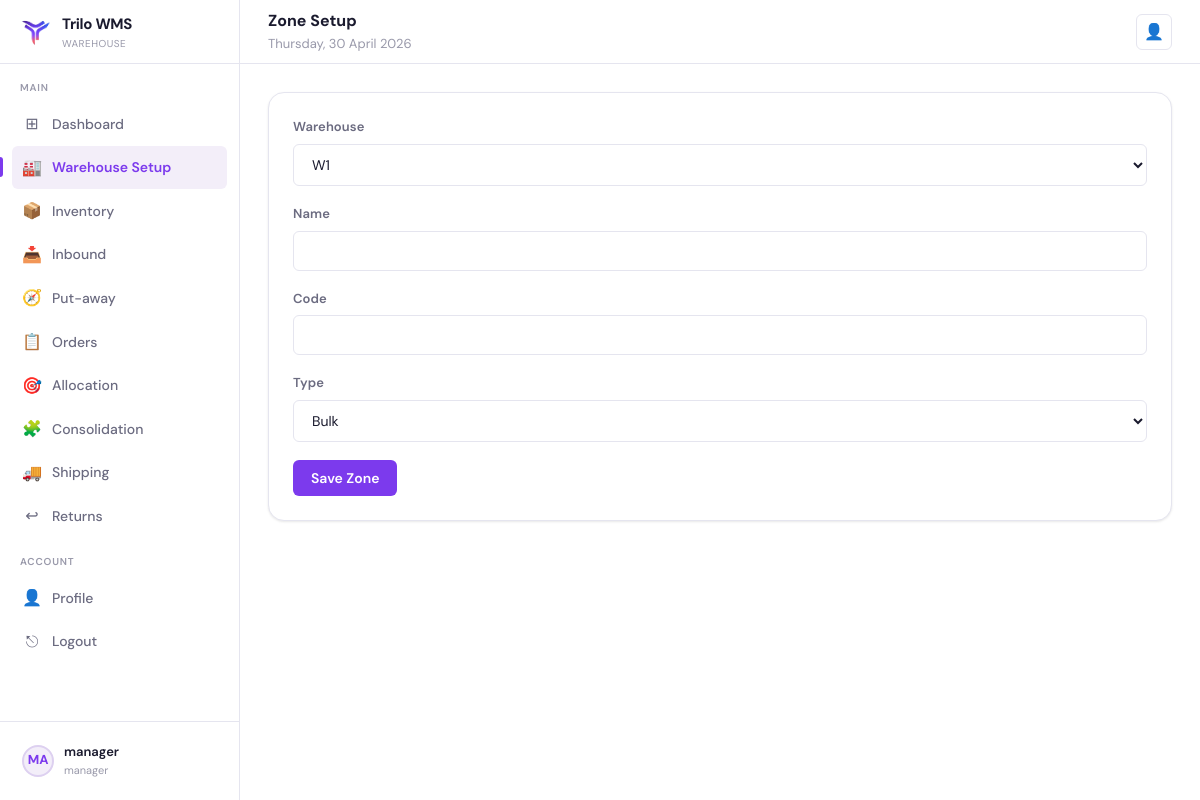
Screenshot of /warehouse/zones/ (signed in) with the database file from the repository.
### core/models.py (models this page shows, shortened)
class User(AbstractUser):
    class Role(models.TextChoices):
        ADMIN = "admin", "Admin"
        MANAGER = "manager", "Manager"
        PICKER = "picker", "Picker"
        PUTAWAY = "putaway", "Putaway"
        PACKER = "packer", "Packer"
    role = models.CharField(max_length=20, choices=Role.choices, default=Role.PICKER)
    employee_id = models.CharField(max_length=32, unique=True)
    warehouse = models.CharField(max_length=120, blank=True, null=True)
    assigned_warehouse = models.ForeignKey(
        "Warehouse",
        on_delete=models.SET_NULL,
        null=True,
        blank=True,
        related_name="workers",
    )

### core/views.py (the view, shortened to what this page needs)
# urls.py: path("warehouse/zones/", views.zone_setup, name="zone_setup"),
@login_required
@role_required("admin", "manager")
@require_http_methods(["GET", "POST"])
def zone_setup(request):
    return render(request, "warehouse/zone_setup.html", {"warehouses": Warehouse.objects.all(), "today_str": now_date_str()})

### core/utils.py (called while the page is built)
def now_date_str() -> str:
    return timezone.localdate().strftime("%A, %d %B %Y")

### core/templates/warehouse/zone_setup.html (shortened to what this page needs)
{% extends "base.html" %}
{% block header_title %}Zone Setup{% endblock %}
{% block content %}
<div class="card"><div class="card-body"><form method="post">{% csrf_token %}
<div class="form-group"><label class="form-label">Warehouse</label><select class="form-control" name="warehouse_id">{% for w in warehouses %}<option value="{{ w.id }}">{{ w.code }}</option>{% endfor %}</select></div>
<div class="form-group"><label class="form-label">Name</label><input class="form-control" name="name"></div>
<div class="form-group"><label class="form-label">Code</label><input class="form-control" name="code"></div>
<div class="form-group"><label class="form-label">Type</label><select class="form-control" name="type"><option value="bulk">Bulk</option><option value="discrete">Discrete</option></select></div>
<button class="btn btn-primary" type="submit">Save Zone</button>
</form></div></div>
{% endblock %}

### core/templates/base.html (shortened to what this page needs)
{% load static %}
<!DOCTYPE html>
<html lang="en">
<head>
  <link rel="stylesheet" href="{% static 'css/base.css' %}"/>
</head>
<body class="{% block body_class %}{% endblock %}">
  {% block layout %}
  <div class="layout">
    <aside class="sidebar">
      <div class="sidebar-logo">
        <div class="logo-icon"><img src="{% static 'images/TriloLogo.png' %}" alt="Trilo WMS" width="32" height="32" /></div>
        <div>
          <div class="logo-text">Trilo WMS</div>
          <div class="logo-sub">Warehouse</div>
        </div>
      </div>
      <nav class="sidebar-nav">
        <div class="nav-section-label">Main</div>
        <a class="nav-item {% if request.path == '/dashboard/' %}active{% endif %}" href="/dashboard/">
          <span class="nav-icon">⊞</span> Dashboard
        </a>
        {% if request.user.role == 'manager' %}
          <a class="nav-item {% if request.path|slice:":11" == '/warehouse/' %}active{% endif %}" href="/warehouse/">
            <span class="nav-icon">🏭</span> Warehouse Setup
          </a>
          <a class="nav-item {% if request.path|slice:":11" == '/inventory/' %}active{% endif %}" href="/inventory/">
            <span class="nav-icon">📦</span> Inventory
          </a>
          <a class="nav-item {% if request.path|slice:":9" == '/inbound/' %}active{% endif %}" href="/inbound/">
            <span class="nav-icon">📥</span> Inbound
          </a>
          <a class="nav-item {% if request.path|slice:":18" == '/inbound/putaway/' %}active{% endif %}" href="/inbound/putaway/tasks/">
            <span class="nav-icon">🧭</span> Put-away
          </a>
          <a class="nav-item {% if request.path|slice:":8" == '/orders/' %}active{% endif %}" href="/orders/">
            <span class="nav-icon">📋</span> Orders
          </a>
          <a class="nav-item {% if request.path|slice:":12" == '/allocation/' %}active{% endif %}" href="/allocation/">
            <span class="nav-icon">🎯</span> Allocation
          </a>
          <a class="nav-item {% if request.path|slice:":15" == '/consolidation/' %}active{% endif %}" href="/consolidation/">
            <span class="nav-icon">🧩</span> Consolidation
          </a>
          <a class="nav-item {% if request.path|slice:":10" == '/shipping/' %}active{% endif %}" href="/shipping/">
            <span class="nav-icon">🚚</span> Shipping
          </a>
          <a class="nav-item {% if request.path|slice:":9" == '/returns/' %}active{% endif %}" href="/returns/">
            <span class="nav-icon">↩</span> Returns
          </a>
        {% endif %}
        <div class="nav-section-label">Account</div>
        <a class="nav-item {% if request.path == '/profile/' %}active{% endif %}" href="/profile/">
          <span class="nav-icon">👤</span> Profile
        </a>
        <a class="nav-item" href="/logout/"><span class="nav-icon">⎋</span> Logout</a>
      </nav>
      <div class="sidebar-footer">
        <a class="sidebar-user" href="/profile/">
          <div class="user-avatar">{{ request.user.get_full_name|default:request.user.username|slice:":2"|upper }}</div>
          <div class="user-info">
            <div class="user-name">{{ request.user.get_full_name|default:request.user.username }}</div>
            <div class="user-role">{{ request.user.role|default:"" }}</div>
          </div>
        </a>
      </div>
    </aside>
    <header class="header">
      <div style="flex:1">
        <div class="header-title">{% block header_title %}Dashboard{% endblock %}</div>
        <div class="header-breadcrumb">{% block header_subtitle %}{{ today_str }}{% endblock %}</div>
      </div>
      <div class="header-actions">
        <a class="header-btn" href="/profile/" title="Profile">👤</a>
      </div>
    </header>
    <main class="main">
      {% block content %}{% endblock %}
    </main>
  </div>
  {% endblock %}
</body>
</html>

### rows the page displays
User: user.get_full_name "MA", user.get_full_name "manager", user.role "manager"

### other values shown
{{ today_str }} "Thursday, 30 April 2026"
form field warehouse_id "W1"
